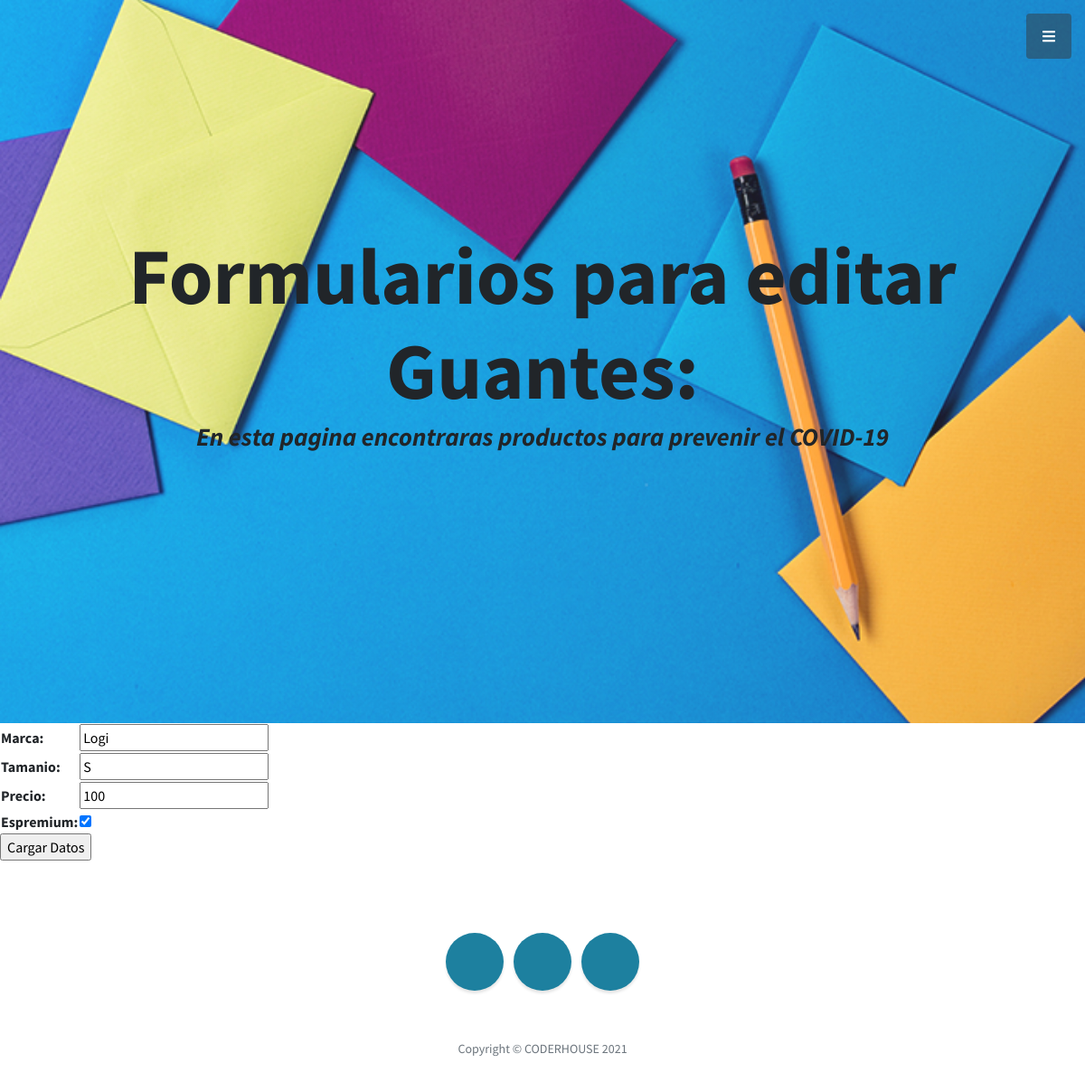
The app's page /AppCovid/editarGuante/Logi with its own data.
### AppCovid/models.py (models this page shows, shortened)
class Guantes(models.Model):
    marca= models.CharField(max_length=40)
    tamanio= models.CharField(max_length=20)
    precio= models.IntegerField()
    esPremium = models.BooleanField(null=True)

### AppCovid/views.py (the view)
# urls.py: path("editarGuante/<marca_para_editar>", views.editarGuante, name= "EditarGuante"),
def editarGuante(request, marca_para_editar):
    guanteAEditar= Guantes.objects.get(marca=marca_para_editar)
    if request.method == "POST":
            miFormulario = GuantesFormulario(request.POST)
            if miFormulario.is_valid():
                informacion3= miFormulario.cleaned_data
                guanteAEditar.marca= informacion3["marca"]
                guanteAEditar.tamanio= informacion3["tamanio"]
                guanteAEditar.precio= informacion3["precio"]
                guanteAEditar.esPremium= informacion3["esPremium"]
                guanteAEditar.save()
                return render(request,"AppCovid/inicio.html")
    else:
        miFormulario = GuantesFormulario(initial={"marca": guanteAEditar.marca, "tamanio": guanteAEditar.tamanio, "precio": guanteAEditar.precio, "esPremium": guanteAEditar.esPremium})
    return render(request, "AppCovid/editarGuante.html", {"miFormulario": miFormulario, "marca_para_editar": marca_para_editar})

### AppCovid/forms.py
class GuantesFormulario(forms.Form):
    marca= forms.CharField(max_length=40)
    tamanio= forms.CharField(max_length=20)
    precio= forms.IntegerField()
    esPremium= forms.BooleanField()

### AppCovid/templates/AppCovid/editarGuante.html (shortened to what this page needs)
{% extends "AppCovid/padre.html" %}
{% load static %}
        {% block contenido2 %}
            <h1 class="mb-1">Formularios para editar Guantes: </h1>
        {% endblock %}
        {% block contenido %}
            <form action="/AppCovid/guantesFormulario/" method= "POST"> {% csrf_token %}
            <table>
            {{ miFormulario.as_table }}
            <table>
            <input type= "submit" value= "Cargar Datos" >
            </form>
{% endblock %}

### records on screen
Guantes: marca "Logi", tamanio "S", precio "100", esPremium "☑"
